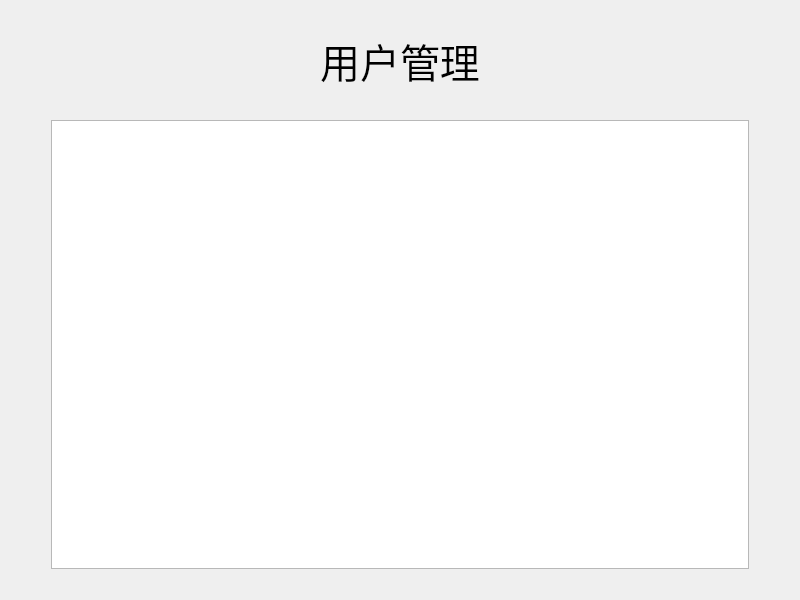
<?xml version="1.0" encoding="UTF-8"?>
<ui version="4.0">
 <class>Form</class>
 <widget class="QWidget" name="Form">
  <property name="geometry">
   <rect>
    <x>0</x>
    <y>0</y>
    <width>800</width>
    <height>600</height>
   </rect>
  </property>
  <property name="minimumSize">
   <size>
    <width>800</width>
    <height>0</height>
   </size>
  </property>
  <property name="maximumSize">
   <size>
    <width>800</width>
    <height>16777215</height>
   </size>
  </property>
  <property name="windowTitle">
   <string>用户管理</string>
  </property>
  <layout class="QVBoxLayout" name="verticalLayout_2">
   <item>
    <layout class="QVBoxLayout" name="verticalLayout">
     <property name="spacing">
      <number>30</number>
     </property>
     <property name="leftMargin">
      <number>40</number>
     </property>
     <property name="topMargin">
      <number>20</number>
     </property>
     <property name="rightMargin">
      <number>40</number>
     </property>
     <property name="bottomMargin">
      <number>20</number>
     </property>
     <item>
      <widget class="QLabel" name="label">
       <property name="font">
        <font>
         <family>楷体</family>
         <pointsize>30</pointsize>
         <weight>50</weight>
         <italic>false</italic>
         <bold>false</bold>
        </font>
       </property>
       <property name="text">
        <string>用户管理</string>
       </property>
       <property name="alignment">
        <set>Qt::AlignCenter</set>
       </property>
      </widget>
     </item>
     <item>
      <widget class="QTableWidget" name="table">
       <property name="autoFillBackground">
        <bool>true</bool>
       </property>
      </widget>
     </item>
    </layout>
   </item>
  </layout>
 </widget>
 <resources/>
 <connections/>
</ui>
